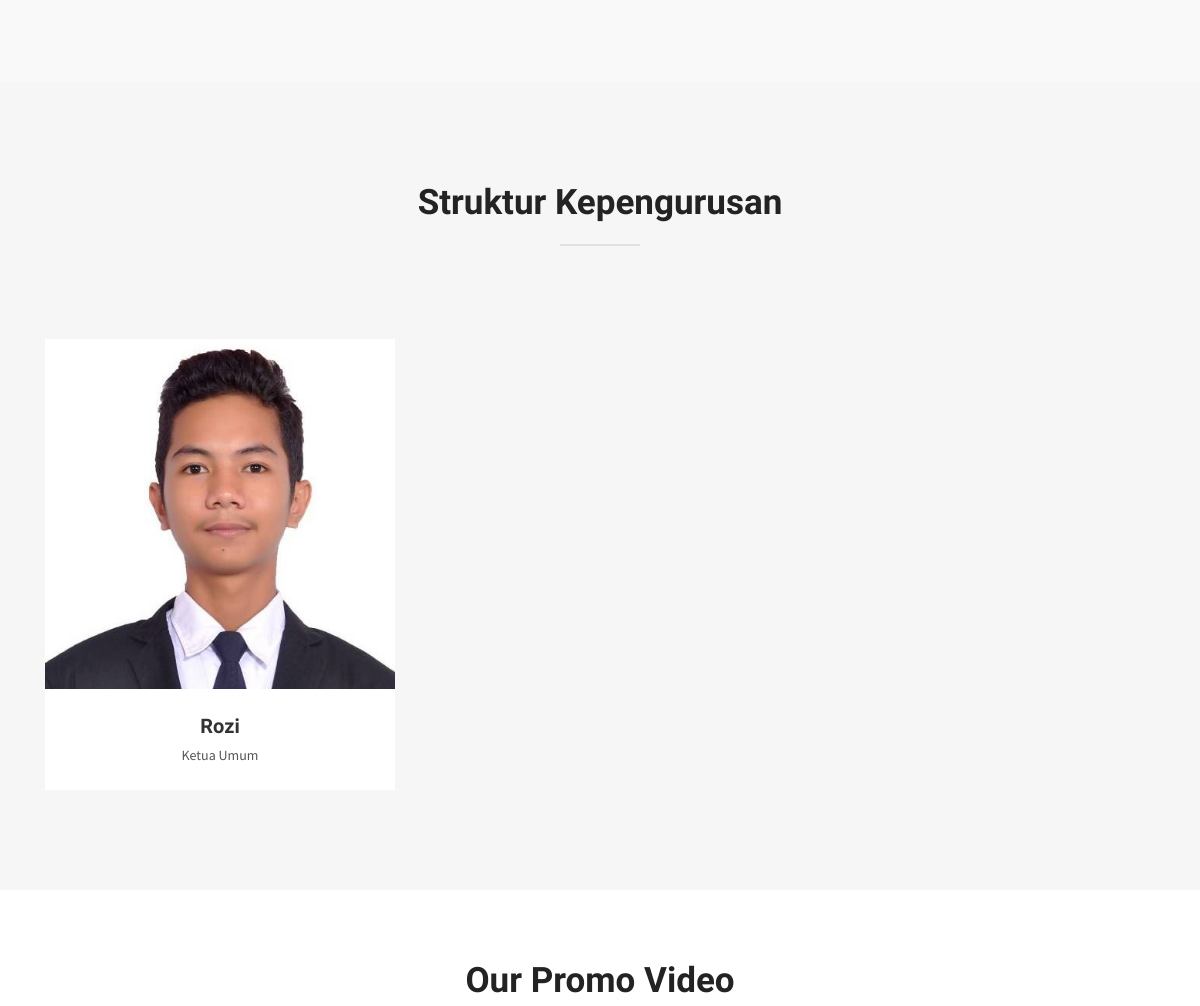
/Front-end/tentang.php (middle part), run on an earlier commit of the app's database.
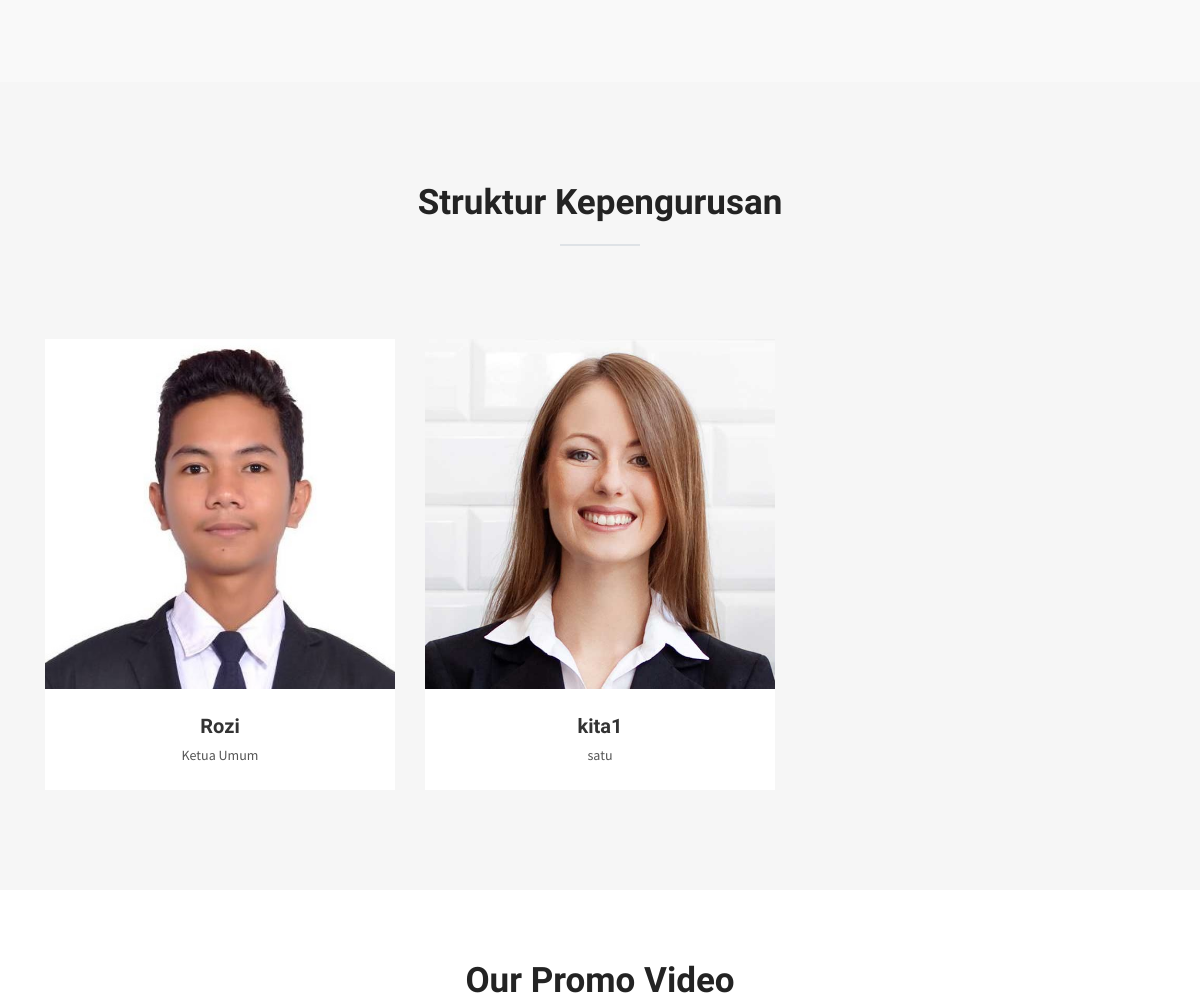
And on a later commit of the database.
### tables this page shows
CREATE TABLE `l_struktur` (
  `id` int(11) NOT NULL,
  `nama` varchar(255) NOT NULL,
  `jabatan` varchar(255) NOT NULL,
  `foto` varchar(255) NOT NULL
);

### Front-end/tentang.php (the view, shortened to what this page needs)
<?php
include_once("../admin/config.php");
$stmt_tentang = $pdo_conn->prepare("SELECT * FROM l_tentang ");
$stmt_tentang->execute();
$result_tentang = $stmt_tentang->fetchAll();
?>
<!DOCTYPE html>
<html>
<head>
  <link rel="stylesheet" href="plugins/themefisher-font/style.css">
  <link rel="stylesheet" href="plugins/bootstrap/css/bootstrap.min.css">
  <link rel="stylesheet" href="plugins/lightbox2/dist/css/lightbox.min.css">
  <link rel="stylesheet" href="plugins/animate/animate.css">
  <link rel="stylesheet" href="plugins/slick/slick.css">
  <link rel="stylesheet" href="css/style.css">
</head>
<body id="body">
        <?php
        foreach($result_tentang as $user_data){
        ?>
<section class="company-mission section-sm bg-gray">
	<div class="container">
		<div class="row">
			<div class="col-md-6">
			</div>
			<div class="col-md-6">
        <?php
        }
        ?>
			</div>
		</div>
	</div>
</section>
    <section class="team" id="team">
      <div class="container">
        <div class="col-12">
            <div class="title text-center ">
              <h2>Struktur Kepengurusan</h2>
              <div class="border"></div>
            </div>
          </div>
        <?php
          $stmt_struktur = $pdo_conn->prepare("SELECT * FROM l_struktur ORDER BY id ");
          $stmt_struktur->execute();
          $result_struktur = $stmt_struktur->fetchAll();
        ?>
        <div class="row">
        <?php
        		if(!empty($result_struktur)) {
        		foreach($result_struktur as $row) {
        ?>
          <div class="col-md-4 col-sm-6 ">
            <br>
            <div class="team-member text-center">
              <div class="member-photo">
                <?php echo"<img class='img-fluid' src='images/team/$row[foto]' alt='Meghna'>"?>
              </div>
              <div class="member-content">
                <h3><?php echo $row["nama"]; ?></h3>
                <span><?php echo $row["jabatan"];?></span>
              </div>
            </div>
          </div>
          <?php
					}
					}
				?>
        </div>
      </div>
    </section>
	<section class="promo-video section-sm">
	<div class="container">
		<div class="row">
			<div class="col-12">
				<div class="title text-center">
					<h2>Our Promo Video</h2>
				</div>
			</div>
		</div>
	</div>
</section>
  </body>
  </html>

What changed in the data, as far as the page shows it:
added l_struktur: foto (picture), nama "kita1", jabatan "satu"
